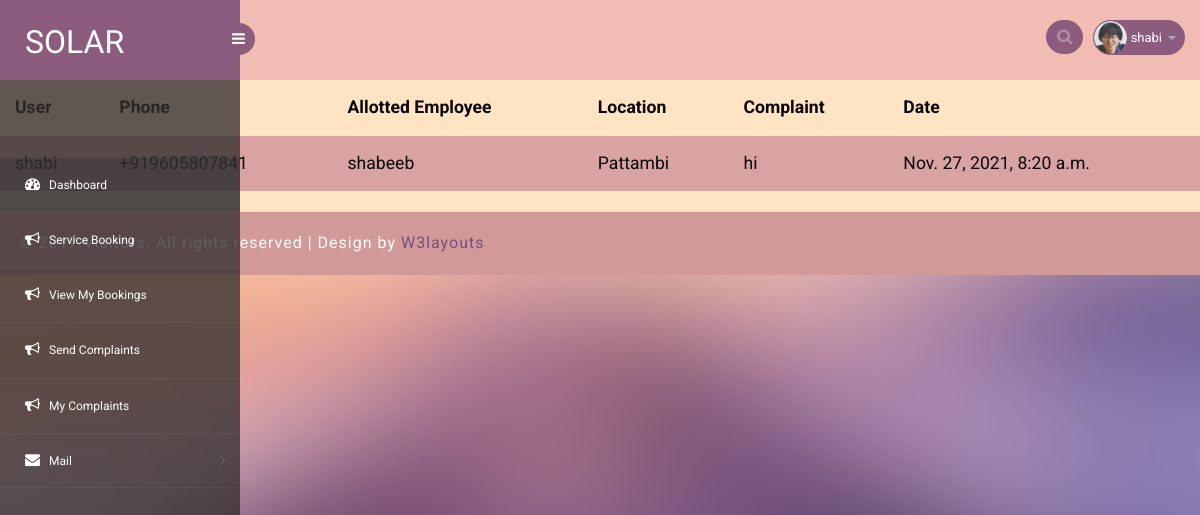
/my_complaints (signed in), run on the app's committed database.
### account/models.py (models this page shows, shortened)
class Complaint(models.Model):
    user=models.ForeignKey(User,on_delete=models.CASCADE,null=True,blank=True)
    employee=models.ForeignKey(EmployeeRegister,on_delete=models.CASCADE,null=True,blank=True)
    user_details=models.ForeignKey(UserRegister,on_delete=models.CASCADE,null=True,blank=True)
    complaint=models.TextField()
    date=models.DateTimeField(default=timezone.now)
    def __str__(self):
        return str(self.user.username)

class UserRegister(models.Model):
    user=models.OneToOneField(User,on_delete=models.CASCADE)
    phone=PhoneNumberField()
    location=models.CharField(max_length=50)
    status=models.BooleanField(default=False)

class EmployeeRegister(models.Model):
    user=models.OneToOneField(User,on_delete=models.CASCADE)
    phone=PhoneNumberField()
    location=models.CharField(max_length=50)
    status=models.BooleanField(default=False)
    available='available'
    not_available='not_available'
    availabilty_statuses=[
        (available,'available'),
        (not_available,'not_available')
    ]
    availabilty_status=models.CharField(max_length=50,choices=availabilty_statuses,default=available)

### account/views.py (the view)
# urls.py: path('my_complaints',views.my_complaints,name='my_complaints'),
def my_complaints(request):
    my_complaint=Complaint.objects.filter(user=request.user)
    print(my_complaint)
    return render(request,'my_complaint.html',{'my_complaint':my_complaint})

### account/templates/my_complaint.html
{% extends 'dashboard.html' %}
{% load crispy_forms_tags %}
{% block content %}
<div class="table-responsive table-shadow" style="background-color: bisque;">
  {% if my_complaint %}
  <table class="table">
        <thead>
          <tr>
            <th scope="col">User</th>
            <th scope="col">Phone</th>
            <th scope="col">Allotted Employee</th>
            <th scope="col">Location</th>
            <th scope="col">Complaint</th>
            <th scope="col">Date</th>
          </tr>
        </thead>
        <tbody>
            {% for i in my_complaint %}
          <tr style="background-color: #d9a3a3;">
            <td>{{ i.user.username}}</td>
            <td>{{ i.user_details.phone}}</td>
            <td>{{ i.employee.user.username }}</td>
            <td>{{ i.user_details.location}}</td>
            <td>{{ i.complaint}}</td>
            <td>{{ i.date }}</td>
          </tr>
          {% endfor %}
        </tbody>
  </table>
  {% else %}
  <span>No Leaves can be found...</span>
  {% endif %}
</div>
{% endblock %}

### account/templates/dashboard.html (shortened to what this page needs)
<!DOCTYPE html>
<head>
<link rel="stylesheet" href="static/css/bootstrap.min.css" >
<link href="static/css/style1.css" rel='stylesheet' type='text/css' />
<link href="static/css/style-responsive.css" rel="stylesheet"/>
<link rel="stylesheet" href="static/css/font.css" type="text/css"/>
<link href="static/css/font-awesome.css" rel="stylesheet">
<link rel="stylesheet" href="static/css/morris.css" type="text/css"/>
<link rel="stylesheet" href="static/css/monthly.css">
</head>
<body>
<section id="container">
<header class="header  clearfix">
<div class="brand">
    <a href="{% url 'index' %}" class="logo">
        SOLAR
    </a>
    <div class="sidebar-toggle-box">
        <div class="fa fa-bars"></div>
    </div>
</div>
<div class="top-nav clearfix">
    <ul class="nav pull-right top-menu">
        <li>
            <input type="text" class="form-control search" placeholder=" Search">
        </li>
        <li class="dropdown">
            <a data-toggle="dropdown" class="dropdown-toggle" href="#">
                <img alt="" src="static/images/2.png">
                <span class="username">{{user.username}}</span>
                <b class="caret"></b>
            </a>
        </li>
    </ul>
</div>
</header>
<aside>
    <div id="sidebar" class="nav-collapse">
        <div class="leftside-navigation">
            <ul class="sidebar-menu" id="nav-accordion">
                <li>
                    <a class="active" href="{% url 'dashboard' %}">
                        <i class="fa fa-dashboard"></i>
                        <span>Dashboard</span>
                    </a>
                </li>
                {% if user.userregister %}
                <li>
                    <a href="{% url 'booking_services' %}">
                        <i class="fa fa-bullhorn"></i>
                        <span>Service Booking </span>
                    </a>
                </li>
				<li>
                    <a href="{% url 'my_bookings' %}">
                        <i class="fa fa-bullhorn"></i>
                        <span>View My Bookings</span>
                    </a>
                </li>
				<li>
                    <a href="{% url 'send_complaint' %}">
                        <i class="fa fa-bullhorn"></i>
                        <span>Send Complaints</span>
                    </a>
                </li>
				<li>
                    <a href="{% url 'my_complaints' %}">
                        <i class="fa fa-bullhorn"></i>
                        <span>My Complaints</span>
                    </a>
                </li>
				{% endif %}
                <li class="sub-menu">
                    <a href="javascript:;">
                        <i class="fa fa-envelope"></i>
                        <span>Mail </span>
                    </a>
                </li>
            </ul>            </div>
    </div>
</aside>
{% block content %}
{% endblock %}
		  <div class="footer">
			<div class="wthree-copyright">
			  <p>© 2017 Visitors. All rights reserved | Design by <a href="http://w3layouts.com">W3layouts</a></p>
			</div>
		  </div>
</section>
</body>
</html>

### data on the page
Complaint: user.username "shabi", user_details.phone "+919605807841", employee.user.username "shabeeb", user_details.location "Pattambi", complaint "hi", date "Nov. 27, 2021, 8:20 a.m."

### other printed values
{{ user.username }} "shabi"
